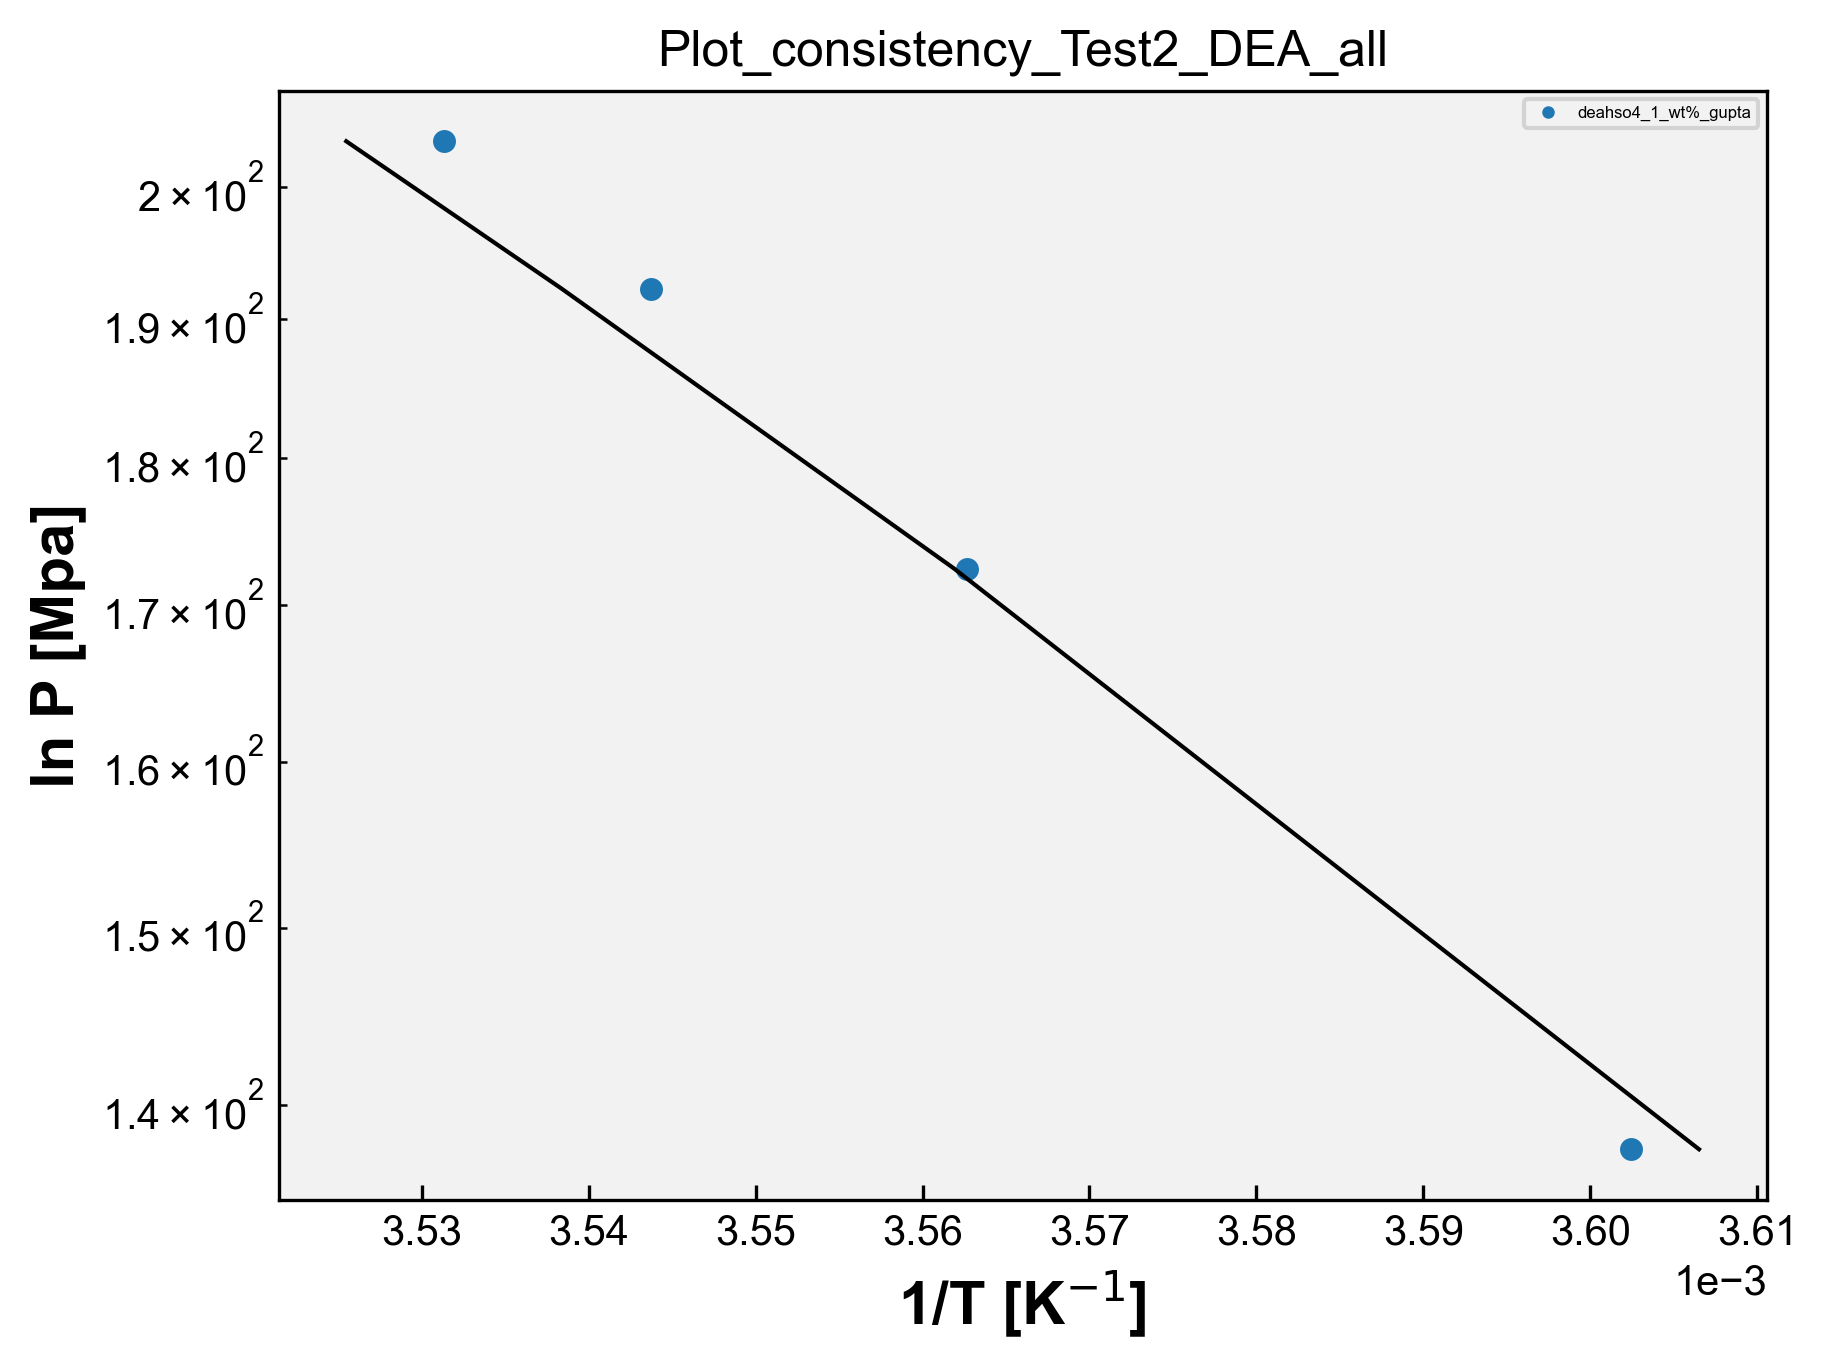

Here is the Python script that generated this plot:
# Plot_consistency - TMA 
import matplotlib.pyplot as plt
import matplotlib
from matplotlib.font_manager import FontProperties
from matplotlib.ticker import ScalarFormatter
import pandas as pd
import numpy as np
import openpyxl
import os 

matplotlib.rcParams['font.family'] = "Arial" # change the default font # mudança da fonte 
matplotlib.rcParams['xtick.direction'] = 'in' # change the ticks direction # mudança da direção dos marcadores ao longo dos eixos de um gráfico que indicam valores específicos 
matplotlib.rcParams['ytick.direction'] = 'in'
font = FontProperties() # cria uma instância de propriedades de fontes, tamanho, estilo e família
font.set_family('sans-serif') # 'serif', 'sans-serif', 'cursive', 'fantasy', or 'monospace' # família da fonte 
font.set_name('Arial') # nome da fonte 
font.set_weight('bold') # 'ultralight', 'light', 'normal', 'regular', 'book', 'medium', 'roman', 'semibold', 'demibold', 'demi', 'bold', 'heavy', 'extra bold', 'black' # peso da fonte 
font.set_style('normal') #'normal', 'italic' or 'oblique' # estilo da fonte, negrito, itálico, normal, etc 
font.set_size('x-large') # xx-small', 'x-small', 'small', 'medium', 'large', 'x-large', 'xx-large' # tamanho da fonte 
plt.rcParams['figure.dpi'] = 300 # resolução padrão para as figuras exibidas na tela 
plt.rcParams['savefig.dpi'] = 300 # resolução padrão para as figuras salvas em arquivos PNG, PDF ou SVG 
opt = {'fillstyle':'full','markersize':5,'markeredgewidth':0.5} # aparência dos marcadores, fillstyle: full - estilo de preenchimento markersize: 5 - tamanho do marcador markeredgewidth: 0.5 largura da borda do marcador 
plt.rcParams['figure.facecolor'] = (1.0,1.0,1.0,0.0) # cor de fundo da figura como transparente 
plt.rcParams['axes.facecolor'] = '0.95' # cor de fundo dos eixos como uma tonalidade de cinza claro 
#plt.rcParams['figure.figsize'] = (4,4) # tamanho da figura padrão em polegadas 


caminho_arquivo = 'DEA.xlsx' # caminho do arquivo  
wb = openpyxl.load_workbook(caminho_arquivo) # ler dados de abas individuais do arquivo Excel sem abrir e fechar repetidamente, mantém aberto. Mais eficiente se você precisa ler dados de várias abas do arquivo. Lista com os nomes de todas as abas do arquivo Excel.
# load_workbook é a função usada para carregar o arquvio Excel

dados_coluna_O_array = [] # matriz para guardar os dados da coluna O de todas as sheet
dados_coluna_P_array = [] # matriz para guardar os dados da coluna P de todas as sheet
dados_coluna_Q_array = [] # matriz para guardar os dados da coluna Q de todas as sheet

nomes_abas = []

for i in wb.sheetnames: # para i dentro da lista wb com os nomes de todas as abas
    nome_aba = wb[i] # obtém o nome da aba na posição i na lista wb, que contém os nomes de todas as abas
    nome_aba_split = nome_aba.title.split("_") # nome_aba é o nome completo da aba. nome_aba.title converte o nome da aba para o formato de título. split("_ ") divide o nome da aba em duas partes usando o caractere "_ "
    if len(nome_aba_split) > 2: # se o nome da aba contiver mais de duas partes 
        nome_aba_split.insert(2, "wt%") # insere wt% entre a segunda e a terceira partes do nome da aba 
        nome_aba_final = "_".join(nome_aba_split) # junta as partes do nome da aba de volta com "_"
        print('nome_aba_final', nome_aba_final)
        nomes_abas.append(nome_aba_final) # adiciona o nome modificado _a lista de nomes das abas 
    else:
        nomes_abas.append(nome_aba.title) # nome da aba não tiver mais de duas partes, adiciona o nome completo da aba à lista nomes_abas (usada na legenda)

    dados_coluna_O = [] # abre uma lista para os dados da coluna O da sheet 
    dados_coluna_P = [] # abre uma lista para os dados da coluna P da sheet
    dados_coluna_Q = [] # abre uma lista para os dados da coluna Q da sheet

    for j in nome_aba.iter_rows(min_row=2, values_only=True): # iter_rows: permite iterar sobre as linhas dessa aba # min_row=2: especifica a primeira linha a ser considerada, nesse caso, começa na segunda linha, pois a primeira linha geralmente contém os cabeçalhos das colunas # values_only=True: indica que queremos obter apenas os valores das células, sem incluir informações adicionais como formatação, fórmulas ou estilos. 
        dados_coluna_O.append(j[14])
        dados_coluna_P.append(j[15])
        dados_coluna_Q.append(j[16])

    for k in range(len(dados_coluna_O)):
        if dados_coluna_O[k] is not None:
            dados_coluna_O[k] = dados_coluna_O[k] * 10**2
    dados_coluna_O_array.append(dados_coluna_O)
    dados_coluna_P_array.append(dados_coluna_P)
    dados_coluna_Q_array.append(dados_coluna_Q)

    
print('dados_O', dados_coluna_O_array)
print('dados_P', dados_coluna_P_array)
print('dados_Q', dados_coluna_Q_array)

# Plotagem dos dados:

symbols = ['o', 's', '^', 'D', 'v', '>', '<', 'P', 'X', 'H', '*', 'h', '+', 'x', '|', '_', '1', '2', '3', '4', 'p', ',', '.', '8', 'p', 'd', 'D', '|', '_', '$...$']
# Exemplos de símbolos

# Vetor de cores
colors = ['#1f77b4', '#ff7f0e', '#2ca02c', '#d62728', '#9467bd', '#8c564b', '#e377c2', '#7f7f7f', '#bcbd22', '#17becf',  '#aec7e8',  '#ffbb78', '#98df8a', '#ff9896', '#c5b0d5', '#c49c94',  '#f7b6d2', '#c7c7c7',  '#dbdb8d',  '#9edae5',  '#393b79',  '#5254a3', '#6b6ecf',  '#9c9ede',  '#637939',  '#8ca252',  '#b5cf6b', '#cedb9c',  '#8c6d31',  '#bd9e39',  '#e7ba52',  '#e7cb94',  '#843c39', '#ad494a', '#d6616b',  '#e7969c',  '#7b4173', '#a55194',  '#ce6dbd',  '#de9ed6']

lines = []

for i in range(len(dados_coluna_O_array)):
    y = dados_coluna_O_array[i]
    x = dados_coluna_P_array[i]
    x2 = dados_coluna_Q_array[i]
    print('x', x)
    print('y', y)
    print('x2', x2)
    symbol=symbols[i]
    color=colors[i]
    line1, = plt.plot(x, y, marker=symbol, markersize=opt['markersize'], markeredgewidth=opt['markeredgewidth'], fillstyle=opt['fillstyle'], color=color, linestyle='none', label=nomes_abas[i]) # lines armazenam as linhas geradas pelos plots
    line2, = plt.plot(x2, y, color='black', linestyle='-', linewidth=1)

    lines.append(line1)

plt.gca().set_yscale('log')
plt.gca().yaxis.set_major_formatter(ScalarFormatter(useOffset=True))
plt.ticklabel_format(axis='x', style='sci', scilimits=(0,0)) # eixo x em notação científica 
plt.legend(handles=lines, loc='upper right', fontsize=4, markerscale=0.5) # cria a legenda usando as linhas armazenadas na lista
plt.xlabel('1/T [K$^{-1}$]',fontproperties=font)
plt.ylabel('ln P [Mpa]',fontproperties=font)
#plt.legend(loc="upper left")

nome_arquivo_python = os.path.basename(__file__) # obter o nome do arquivo python atual
nome_arquivo_sem_extensao = os.path.splitext(nome_arquivo_python)[0] # obter o nome do arquivo sem extensão # [0] vai acessar o primeiro elemento da tupla retornado por path.splitext

plt.title(nome_arquivo_sem_extensao)

plt.savefig(f'{nome_arquivo_sem_extensao}.png',format='png',bbox_inches='tight',
                dpi=300,transparent=False)
plt.show()
